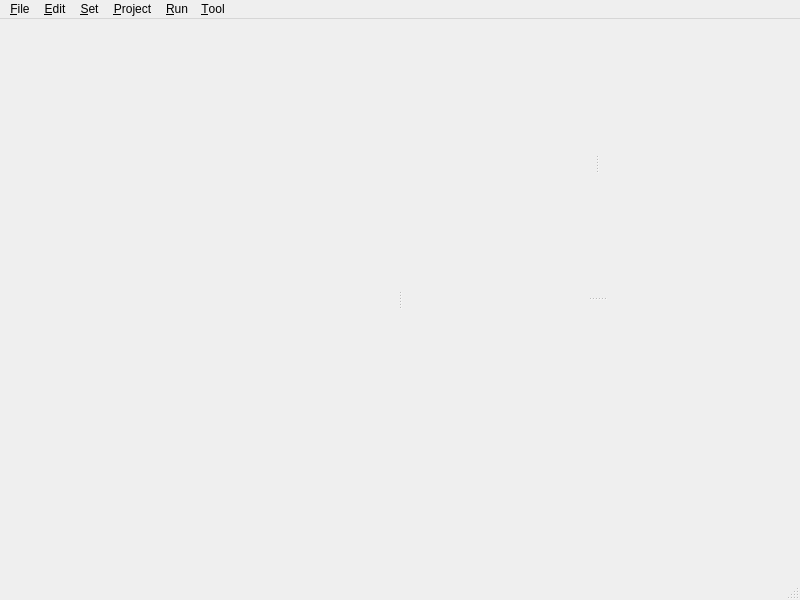
<?xml version="1.0" encoding="UTF-8"?>
<ui version="4.0">
 <class>MainUI</class>
 <widget class="QMainWindow" name="MainUI">
  <property name="geometry">
   <rect>
    <x>0</x>
    <y>0</y>
    <width>800</width>
    <height>600</height>
   </rect>
  </property>
  <property name="windowTitle">
   <string>MainWindow</string>
  </property>
  <widget class="QWidget" name="centralwidget">
   <layout class="QGridLayout" name="gridLayout">
    <item row="0" column="0">
     <widget class="QSplitter" name="splitterMain">
      <property name="orientation">
       <enum>Qt::Horizontal</enum>
      </property>
      <widget class="QWidget" name="verticalLayoutWidget">
       <layout class="QVBoxLayout" name="projectView"/>
      </widget>
      <widget class="QSplitter" name="splitterOut">
       <property name="orientation">
        <enum>Qt::Vertical</enum>
       </property>
       <widget class="QSplitter" name="splitterResult">
        <property name="orientation">
         <enum>Qt::Horizontal</enum>
        </property>
        <widget class="QWidget" name="horizontalLayoutWidget">
         <layout class="QHBoxLayout" name="setView"/>
        </widget>
        <widget class="QWidget" name="horizontalLayoutWidget_2">
         <layout class="QHBoxLayout" name="resultView"/>
        </widget>
       </widget>
       <widget class="QWidget" name="verticalLayoutWidget_2">
        <layout class="QVBoxLayout" name="outView"/>
       </widget>
      </widget>
     </widget>
    </item>
   </layout>
  </widget>
  <widget class="QMenuBar" name="menubar">
   <property name="geometry">
    <rect>
     <x>0</x>
     <y>0</y>
     <width>800</width>
     <height>22</height>
    </rect>
   </property>
   <widget class="QMenu" name="menu_File">
    <property name="title">
     <string>&amp;File</string>
    </property>
    <addaction name="actionImport_Network"/>
    <addaction name="actionImport_Input"/>
    <addaction name="separator"/>
    <addaction name="actionSave_Network"/>
    <addaction name="actionSave_Input"/>
   </widget>
   <widget class="QMenu" name="menu_Edit">
    <property name="title">
     <string>&amp;Edit</string>
    </property>
   </widget>
   <widget class="QMenu" name="menu_Set">
    <property name="title">
     <string>&amp;Set</string>
    </property>
   </widget>
   <widget class="QMenu" name="menu_Project">
    <property name="title">
     <string>&amp;Project</string>
    </property>
    <addaction name="action_New_Project"/>
    <addaction name="action_Open_Project"/>
    <addaction name="actionClose_Project"/>
   </widget>
   <widget class="QMenu" name="menu_Run">
    <property name="title">
     <string>&amp;Run</string>
    </property>
    <addaction name="actionRun"/>
   </widget>
   <widget class="QMenu" name="menu_Tool">
    <property name="title">
     <string>&amp;Tool</string>
    </property>
    <addaction name="actionAdd_Tool"/>
    <addaction name="actionRemove_Tool"/>
   </widget>
   <addaction name="menu_File"/>
   <addaction name="menu_Edit"/>
   <addaction name="menu_Set"/>
   <addaction name="menu_Project"/>
   <addaction name="menu_Run"/>
   <addaction name="menu_Tool"/>
  </widget>
  <widget class="QStatusBar" name="statusbar"/>
  <action name="action_New_Project">
   <property name="text">
    <string>&amp;New Project</string>
   </property>
  </action>
  <action name="action_Open_Project">
   <property name="text">
    <string>&amp;Open Project</string>
   </property>
  </action>
  <action name="actionClose_Project">
   <property name="text">
    <string>Close Project</string>
   </property>
  </action>
  <action name="actionImport_Network">
   <property name="text">
    <string>Import Network</string>
   </property>
  </action>
  <action name="actionImport_Input">
   <property name="text">
    <string>Import Input</string>
   </property>
  </action>
  <action name="actionSave_Network">
   <property name="text">
    <string>Save Network</string>
   </property>
  </action>
  <action name="actionSave_Input">
   <property name="text">
    <string>Save Input</string>
   </property>
  </action>
  <action name="actionRun">
   <property name="text">
    <string>Run</string>
   </property>
  </action>
  <action name="actionAdd_Tool">
   <property name="text">
    <string>Add Tool....</string>
   </property>
  </action>
  <action name="actionRemove_Tool">
   <property name="text">
    <string>Remove Tool...</string>
   </property>
  </action>
 </widget>
 <resources/>
 <connections/>
</ui>
